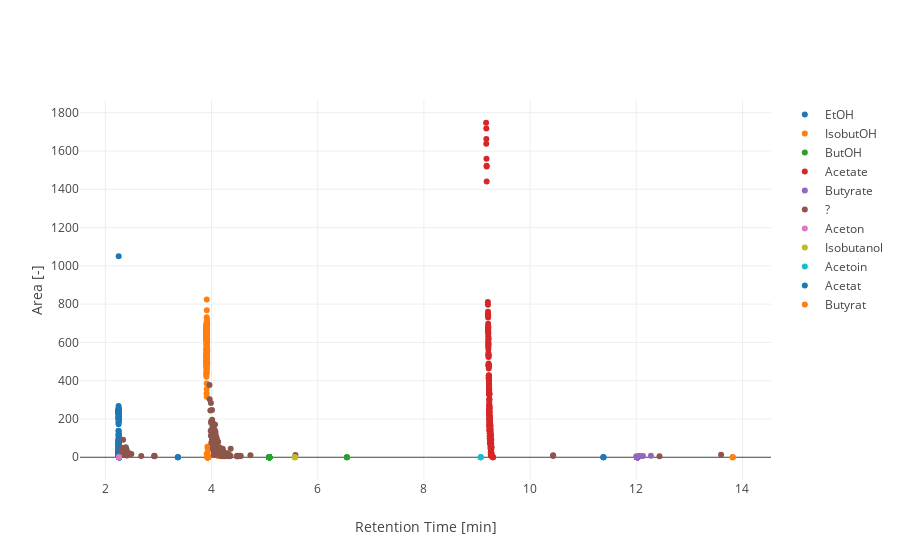

Notebook source saved alongside this figure:
### Markdown cell above
## Have a look at all peaks with retention time and area

### Code cell
py.iplot(scatterplot_from_df(peaks, "Retention Time", "Area", seriesCol="Compound Name", xUnit="min"))

### Figure 1 — Plotly figure (JSON) as saved in the notebook; plotly's stock layout.template omitted (floating-point values rounded to 4 significant figures; data arrays with more than 128 entries replaced by an {"elided": "..."} marker saying what was removed)
{"data": [{"mode": "markers", "name": "EtOH", "type": "scatter", "uid": "f63b764d-5703-4fe6-b071-a45950bdf29b", "x": {"elided": "263 float values"}, "y": {"elided": "263 float values"}}, {"mode": "markers", "name": "IsobutOH", "type": "scatter", "uid": "feefe867-4324-4c13-83ce-729db4e31761", "x": {"elided": "260 float values"}, "y": {"elided": "260 float values"}}, {"mode": "markers", "name": "ButOH", "type": "scatter", "uid": "157b7fa6-630e-4da5-9ed5-762cb8f05a5e", "x": {"elided": "263 float values"}, "y": {"elided": "263 int values"}}, {"mode": "markers", "name": "Acetate", "type": "scatter", "uid": "16375536-9f04-400d-a499-95e57921a12a", "x": {"elided": "260 float values"}, "y": {"elided": "260 float values"}}, {"mode": "markers", "name": "Butyrate", "type": "scatter", "uid": "7f687ed0-96be-46e4-b403-ba73ce657c12", "x": {"elided": "260 float values"}, "y": {"elided": "260 float values"}}, {"mode": "markers", "name": "?", "type": "scatter", "uid": "55786254-ba2b-45d4-809d-65c8be99cc4e", "x": {"elided": "185 float values"}, "y": {"elided": "185 float values"}}, {"mode": "markers", "name": "Aceton", "type": "scatter", "uid": "032b9f5b-840f-4c5a-b2bc-827f1c34f8cf", "x": [2.257, 2.257, 2.257], "y": [0, 0, 0]}, {"mode": "markers", "name": "nan", "type": "scatter", "uid": "b805abf8-1f02-4124-bdf1-9621dc44af08", "x": [], "y": []}, {"mode": "markers", "name": "Isobutanol", "type": "scatter", "uid": "87dc3c4c-d51e-48e7-b200-c3d65c9f629e", "x": [5.569, 5.569, 5.569], "y": [0, 0, 0]}, {"mode": "markers", "name": "Acetoin", "type": "scatter", "uid": "120ca06c-c592-4351-9b74-571fa468dd16", "x": [9.07, 9.07, 9.07], "y": [0, 0, 0]}, {"mode": "markers", "name": "Acetat", "type": "scatter", "uid": "1f05c98d-5610-4b42-b680-c518e28f1fc1", "x": [11.38, 11.38, 11.38], "y": [0, 0, 0]}, {"mode": "markers", "name": "Butyrat", "type": "scatter", "uid": "c1543d1f-1d9a-4a4a-82bd-2f77becb6286", "x": [13.82, 13.82, 13.82], "y": [0, 0, 0]}], "layout": {"xaxis": {"title": {"text": "Retention Time [min]"}}, "yaxis": {"title": {"text": "Area [-]"}}}}
